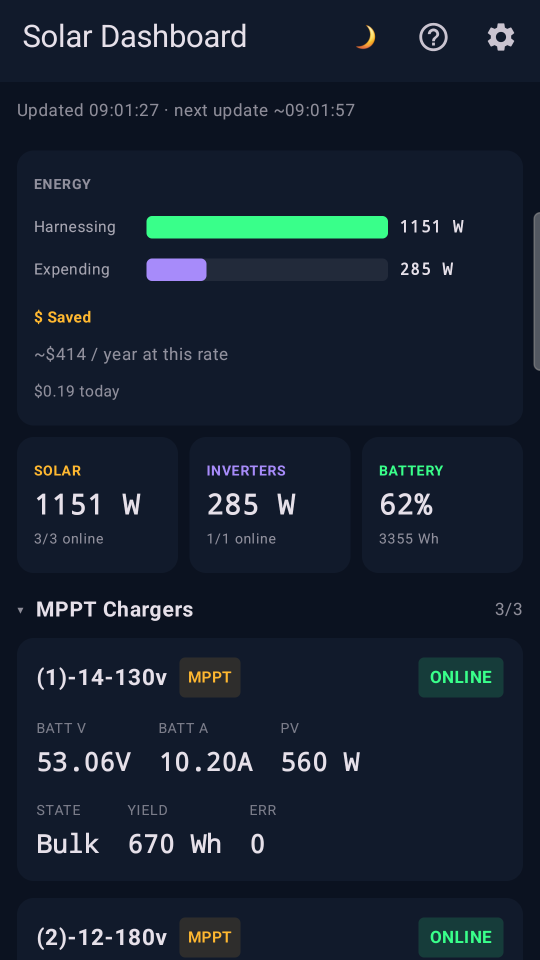
#> input picture docs/store/screenshots/01-dashboard.png, 1080 x 1920 px, found by its file name (shown at 1/2 size); its folder holds only this picture in this run
$ python generate_tablet.py
#> lines starting #> are read from the running program, lines starting #| are printed output that depends on the picture; after the words box and inside, x2 and y2 are one past the last pixel; in counts of white or black regions, pixels touching at a corner belong together
#!/usr/bin/env python3
"""Build 7-inch and 10-inch tablet store graphics that present the real app
screens at tablet dimensions (<=2:1, 24-bit PNG)."""
import os
from PIL import Image, ImageDraw, ImageFont, ImageFilter

BASE = "/home/jd/repos/android_solar_dashboard/docs/store"
SHOTS = f"{BASE}/screenshots"
NAVY = (11, 18, 32)
NAVY2 = (14, 26, 44)
TILE = (14, 22, 38)
TILE_BORDER = (30, 44, 64)
AMBER = (255, 184, 48)
CYAN = (0, 229, 255)
TITLE = (242, 245, 248)

def font(paths, size):
    for p in paths:
        if os.path.exists(p):
            return ImageFont.truetype(p, size)
    return ImageFont.load_default()

BOLD = ["/usr/share/fonts/truetype/lato/Lato-Bold.ttf",
        "/usr/share/fonts/truetype/dejavu/DejaVuSans-Bold.ttf"]

def draw_icon_art(draw, ox, oy, s):
    def X(v): return ox + v * s
    def Y(v): return oy + v * s
    draw.ellipse([X(42), Y(32), X(66), Y(56)], fill=AMBER)
    for a, b, c, d in [(52,24,56,33),(52,55,56,64),(30,42,39,46),(69,42,78,46)]:
        draw.rectangle([X(a), Y(b), X(c), Y(d)], fill=AMBER)
    draw.polygon([(X(36),Y(70)),(X(72),Y(70)),(X(80),Y(90)),(X(28),Y(90))], fill=CYAN)
    lw = max(1, int(1.6 * s))
    for a, b, c, d in [(48,70,44,90),(60,70,64,90),(32,80,76,80)]:
        draw.line([X(a), Y(b), X(c), Y(d)], fill=NAVY, width=lw)

def rounded(im, radius):
    mask = Image.new("L", im.size, 0)
    ImageDraw.Draw(mask).rounded_rectangle([0, 0, im.size[0]-1, im.size[1]-1],
                                           radius=radius, fill=255)
    out = im.convert("RGBA")
    out.putalpha(mask)
    return out

def make_tablet(shots, W, H, out):
#> called with W = 1920, H = 1080
    img = Image.new("RGB", (W, H), NAVY)
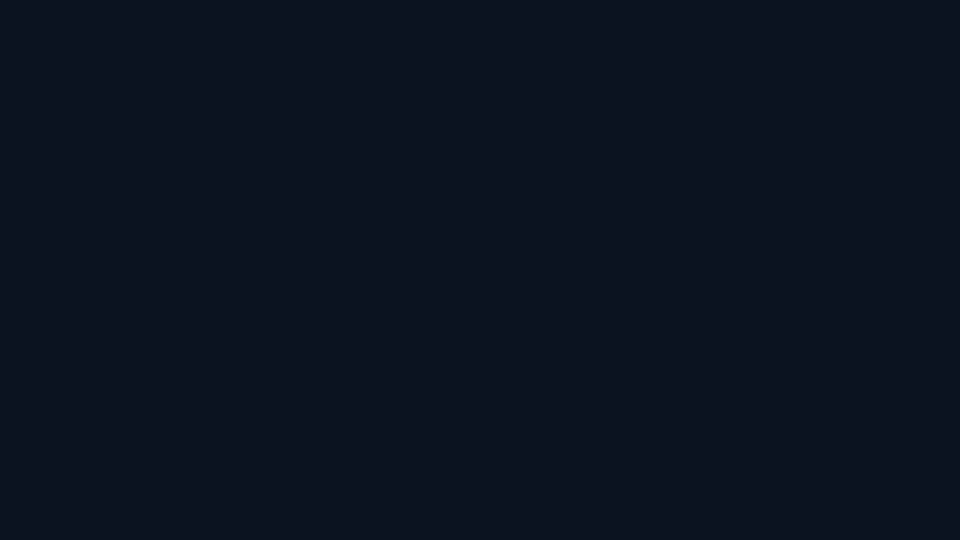
#> img: PIL image 1920x1080 RGB (shown at 1/2 size); mean R, G, B 11, 18, 32
    d = ImageDraw.Draw(img)
    for y in range(H):
        t = y / (H - 1)
        d.line([(0, y), (W, y)],
               fill=tuple(int(NAVY[i] + (NAVY2[i]-NAVY[i]) * t) for i in range(3)))
    img = img.convert("RGBA")
#> img: PIL image 1920x1080 RGBA

    # header: icon mark + wordmark, top-left
    hh = int(H * 0.10)
    d = ImageDraw.Draw(img)
    tile = int(hh * 0.78)
    tx, ty = int(W * 0.035), (hh - tile) // 2 + int(hh * 0.15)
    d.rounded_rectangle([tx, ty, tx+tile, ty+tile], radius=int(tile*0.24),
                        fill=TILE, outline=TILE_BORDER, width=max(1, tile//90))
    pad = 0.16 * tile
    draw_icon_art(d, tx+pad, ty+pad, (tile-2*pad)/108.0)
    wf = font(BOLD, int(hh * 0.44))
    d.text((tx+tile+int(hh*0.28), ty + (tile-wf.size)//2 - int(hh*0.02)),
           "Solar Dashboard", font=wf, fill=TITLE)

    # panels row
    n = len(shots)
    gap = int(W * 0.045)
    avail_h = H - int(hh * 1.25) - int(H * 0.05)
    panel_h = int(avail_h)
    panel_w = int(panel_h * 1080 / 1920)
    total_w = n * panel_w + (n - 1) * gap
    while total_w > W * 0.94:  # shrink to fit width
        panel_h -= 20
        panel_w = int(panel_h * 1080 / 1920)
        total_w = n * panel_w + (n - 1) * gap
    x0 = (W - total_w) // 2
    y0 = int(hh * 1.25) + (avail_h - panel_h) // 2
    radius = int(panel_w * 0.055)

    for i, s in enumerate(shots):
        ph = Image.open(os.path.join(SHOTS, s)).convert("RGB").resize(
            (panel_w, panel_h), Image.LANCZOS)
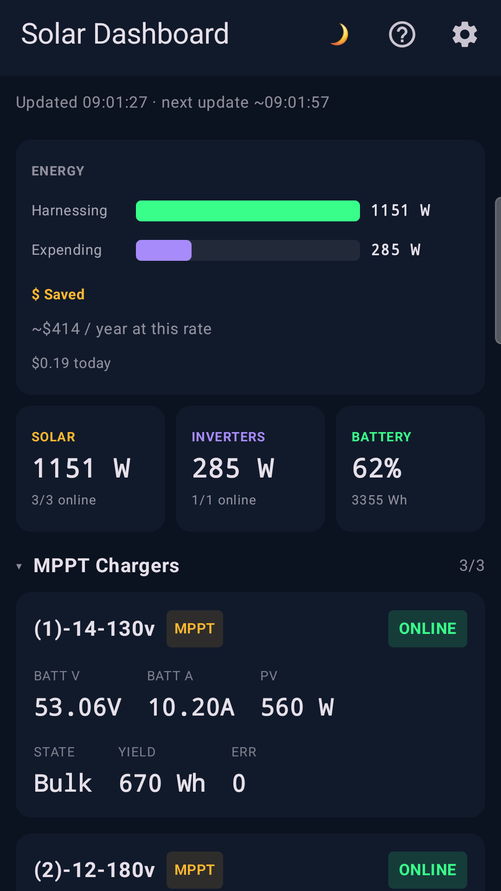
#> ph: PIL image 501x891 RGB; mean R, G, B 22.8, 33.2, 47.4
        ph = rounded(ph, radius)
#> in rounded, `mask = Image.new("L", im.size, 0)`: mask: PIL image 501x891 L; every value is 0
#> in rounded, `ImageDraw.Draw(mask).rounded_rectangle([0, 0, im.size[0]-1, im.size[1]..`:
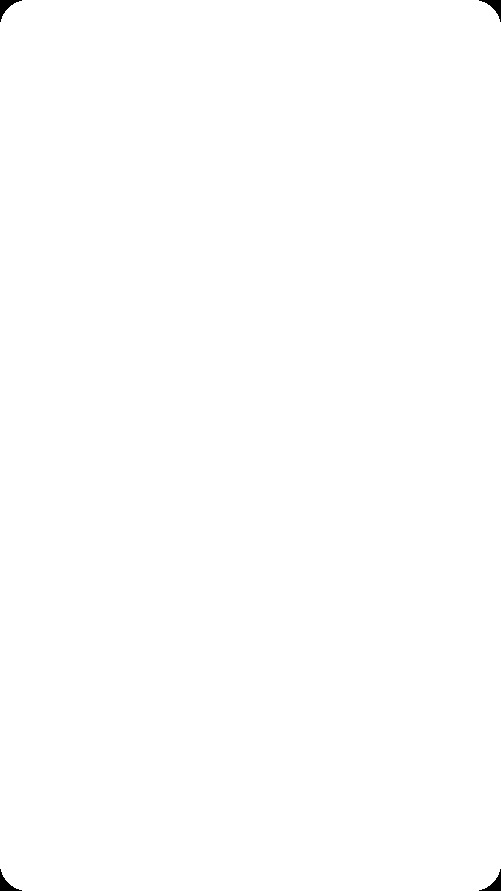
#> mask: PIL image 501x891 L; 99.9% white; 4 black regions, box (x1, y1, x2, y2) and area: (0, 0, 22, 22) 164, (479, 0, 501, 22) 164, (0, 869, 22, 891) 164, (479, 869, 501, 891) 164
        x = x0 + i * (panel_w + gap)
        # soft shadow
        sh = Image.new("RGBA", img.size, (0, 0, 0, 0))
#> sh: PIL image 1920x1080 RGBA; every value is 0
        ImageDraw.Draw(sh).rounded_rectangle(
            [x, y0+10, x+panel_w, y0+panel_h+10], radius=radius, fill=(0, 0, 0, 150))
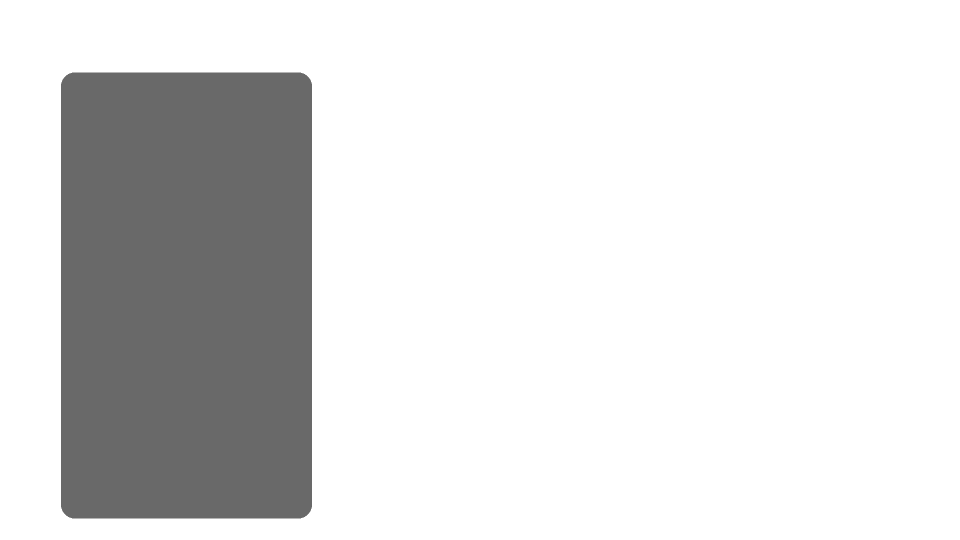
#> sh: PIL image 1920x1080 RGBA (shown at 1/2 size); mean R, G, B, A 0, 0, 0, 32.3; transparent parts drawn white
        sh = sh.filter(ImageFilter.GaussianBlur(24))
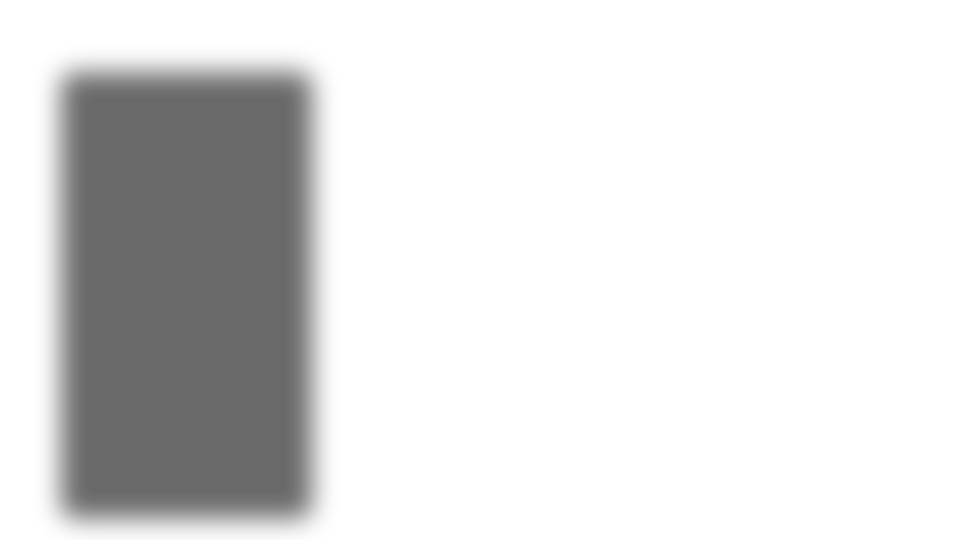
#> sh: PIL image 1920x1080 RGBA (shown at 1/2 size); mean R, G, B, A 0, 0, 0, 32.3; transparent parts drawn white
        img = Image.alpha_composite(img, sh)
        # subtle border
        bd = Image.new("RGBA", img.size, (0, 0, 0, 0))
        ImageDraw.Draw(bd).rounded_rectangle(
            [x-1, y0-1, x+panel_w+1, y0+panel_h+1], radius=radius,
            outline=(40, 56, 78, 255), width=3)
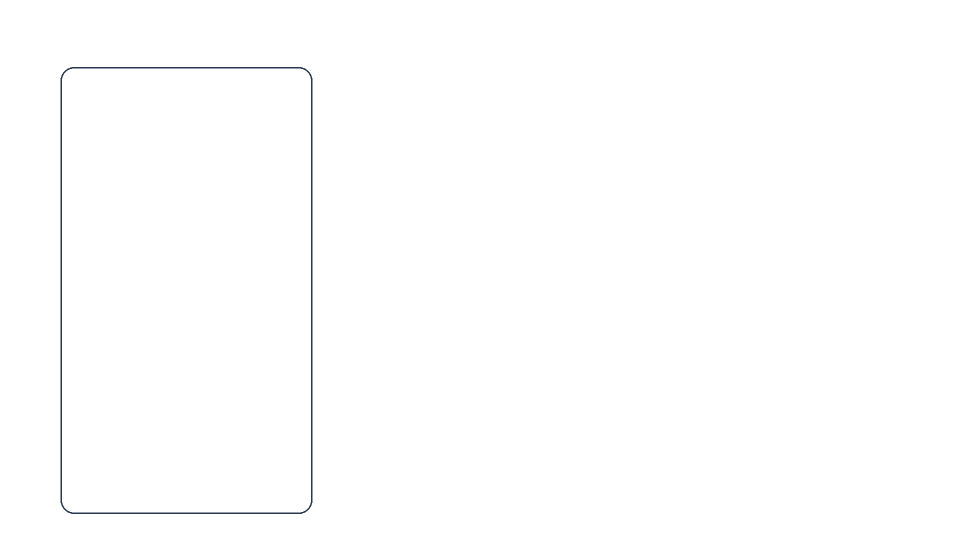
#> bd: PIL image 1920x1080 RGBA (shown at 1/2 size); mean R, G, B, A 0.2, 0.2, 0.3, 1; transparent parts drawn white
        img.paste(ph, (x, y0), ph)
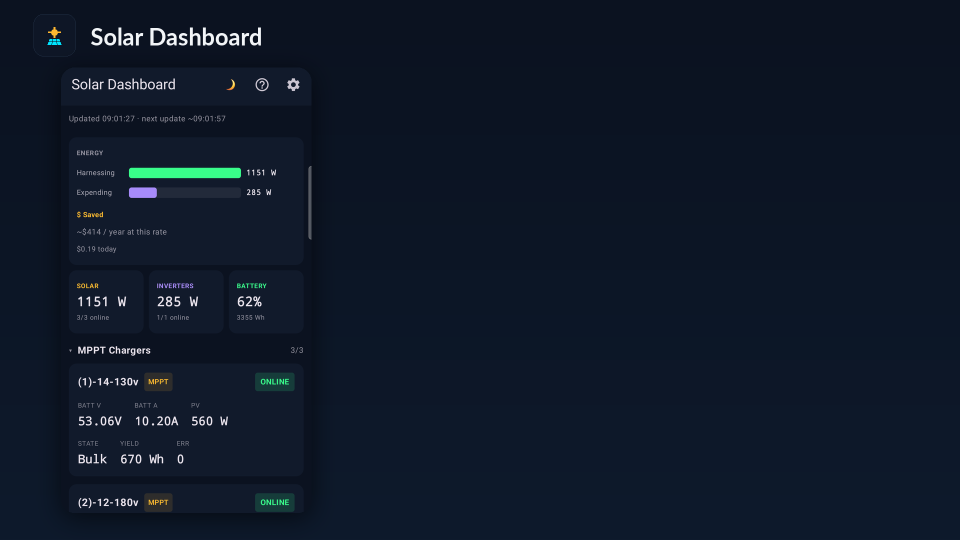
#> img: PIL image 1920x1080 RGBA (shown at 1/2 size); mean R, G, B, A 14.8, 24.3, 39.8, 255
        img = Image.alpha_composite(img, bd)

    img.convert("RGB").save(out)
    print(f"{os.path.basename(out):24s} {W}x{H} ratio={max(W,H)/min(W,H):.2f}")

GROUPS = [
    (["01-dashboard.png", "02-devices.png", "03-batteries.png"], "a"),
    (["04-history.png", "05-alerts.png", "06-help.png"], "b"),
]
for sub, W, H in [("tablet-7in", 1920, 1080), ("tablet-10in", 2560, 1440)]:
    os.makedirs(f"{BASE}/{sub}", exist_ok=True)
    for shots, tag in GROUPS:
#> (the run stopped early here; a loop or call above may not have finished)
